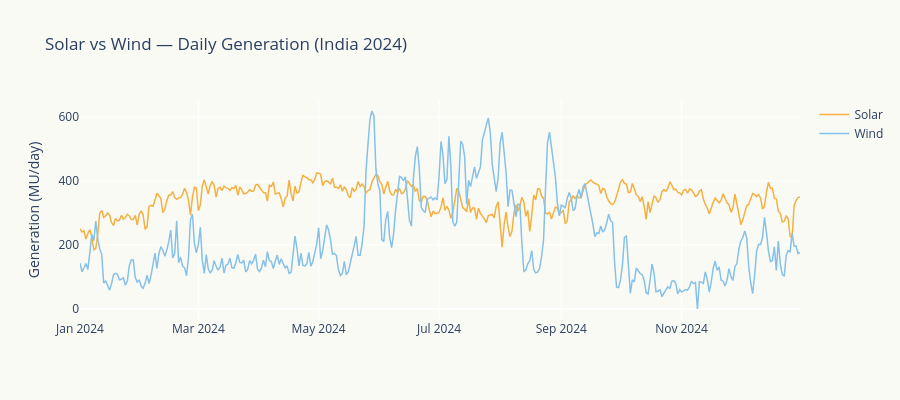

This figure's notebook cell:
### Markdown cell above
## 4. Solar vs Wind — The Internal Race

### Code cell
fig = go.Figure()

fig.add_trace(go.Scatter(
    x=df24['date'], y=df24['solar'],
    name='Solar', mode='lines',
    line=dict(width=1.5, color=palette['solar']),
    hovertemplate='Solar: %{y:.0f} MU<extra></extra>',
))
fig.add_trace(go.Scatter(
    x=df24['date'], y=df24['wind'].fillna(0),
    name='Wind', mode='lines',
    line=dict(width=1.5, color=palette['wind']),
    hovertemplate='Wind: %{y:.0f} MU<extra></extra>',
))

fig.update_layout(
    title='Solar vs Wind — Daily Generation (India 2024)',
    yaxis_title='Generation (MU/day)',
    hovermode='x unified',
    plot_bgcolor='#FAFAF5', paper_bgcolor='#FAFAF5',
    height=400,
)
fig.show()

solar_wins = (df24['solar'] > df24['wind'].fillna(0)).sum()
print(f'Solar beat Wind on {solar_wins} of 366 days ({solar_wins/366*100:.0f}%)')
print(f'Solar wins outside monsoon, Wind wins during monsoon.')
print(f'They\'re complementary — one peaks when the other dips.')

### Figure 1 — Plotly figure (JSON) as saved in the notebook; plotly's stock layout.template omitted (floating-point values rounded to 4 significant figures; data arrays with more than 128 entries replaced by an {"elided": "..."} marker saying what was removed)
{"data": [{"hovertemplate": "Solar: %{y:.0f} MU<extra></extra>", "line": {"color": "#F5B041", "width": 1.5}, "mode": "lines", "name": "Solar", "type": "scatter", "x": {"elided": "366 str values"}, "y": {"elided": "366 float values"}}, {"hovertemplate": "Wind: %{y:.0f} MU<extra></extra>", "line": {"color": "#85C1E9", "width": 1.5}, "mode": "lines", "name": "Wind", "type": "scatter", "x": {"elided": "366 str values"}, "y": {"elided": "366 float values"}}], "layout": {"height": 400, "hovermode": "x unified", "paper_bgcolor": "#FAFAF5", "plot_bgcolor": "#FAFAF5", "title": {"text": "Solar vs Wind — Daily Generation (India 2024)"}, "yaxis": {"title": {"text": "Generation (MU/day)"}}}}
